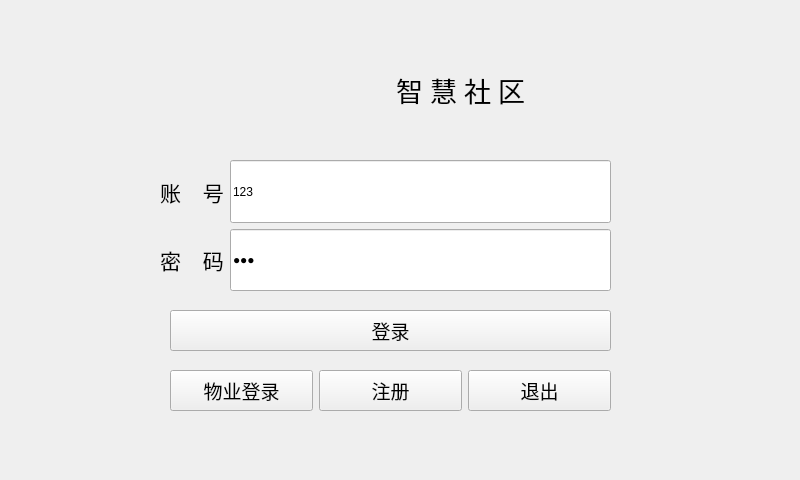
<?xml version="1.0" encoding="UTF-8"?>
<ui version="4.0">
 <class>login</class>
 <widget class="QMainWindow" name="login">
  <property name="geometry">
   <rect>
    <x>0</x>
    <y>0</y>
    <width>800</width>
    <height>480</height>
   </rect>
  </property>
  <property name="windowTitle">
   <string>智慧社区</string>
  </property>
  <widget class="QWidget" name="centralwidget">
   <widget class="QLabel" name="pic_label">
    <property name="geometry">
     <rect>
      <x>180</x>
      <y>40</y>
      <width>119</width>
      <height>99</height>
     </rect>
    </property>
    <property name="text">
     <string/>
    </property>
   </widget>
   <widget class="QWidget" name="widget_2" native="true">
    <property name="geometry">
     <rect>
      <x>160</x>
      <y>160</y>
      <width>451</width>
      <height>131</height>
     </rect>
    </property>
    <layout class="QGridLayout" name="gridLayout">
     <item row="1" column="1">
      <widget class="QLineEdit" name="password_lineEdit">
       <property name="sizePolicy">
        <sizepolicy hsizetype="Expanding" vsizetype="Expanding">
         <horstretch>0</horstretch>
         <verstretch>0</verstretch>
        </sizepolicy>
       </property>
       <property name="text">
        <string>123</string>
       </property>
       <property name="echoMode">
        <enum>QLineEdit::Password</enum>
       </property>
      </widget>
     </item>
     <item row="0" column="1">
      <widget class="QLineEdit" name="account_lineEdit">
       <property name="sizePolicy">
        <sizepolicy hsizetype="Expanding" vsizetype="Expanding">
         <horstretch>0</horstretch>
         <verstretch>0</verstretch>
        </sizepolicy>
       </property>
       <property name="text">
        <string>123</string>
       </property>
      </widget>
     </item>
     <item row="0" column="0">
      <widget class="QLabel" name="label">
       <property name="font">
        <font>
         <family>AcadEref</family>
         <pointsize>16</pointsize>
        </font>
       </property>
       <property name="text">
        <string>账    号</string>
       </property>
      </widget>
     </item>
     <item row="1" column="0">
      <widget class="QLabel" name="label_2">
       <property name="font">
        <font>
         <family>AcadEref</family>
         <pointsize>16</pointsize>
        </font>
       </property>
       <property name="text">
        <string>密    码</string>
       </property>
      </widget>
     </item>
    </layout>
   </widget>
   <widget class="SoftKey" name="widget_4" native="true">
    <property name="geometry">
     <rect>
      <x>10</x>
      <y>280</y>
      <width>781</width>
      <height>201</height>
     </rect>
    </property>
   </widget>
   <widget class="QLabel" name="title_label">
    <property name="geometry">
     <rect>
      <x>340</x>
      <y>40</y>
      <width>241</width>
      <height>99</height>
     </rect>
    </property>
    <property name="font">
     <font>
      <family>AcadEref</family>
      <pointsize>20</pointsize>
     </font>
    </property>
    <property name="text">
     <string>智 慧 社 区</string>
    </property>
    <property name="alignment">
     <set>Qt::AlignCenter</set>
    </property>
   </widget>
   <widget class="QPushButton" name="owner_Btn">
    <property name="geometry">
     <rect>
      <x>170</x>
      <y>310</y>
      <width>441</width>
      <height>41</height>
     </rect>
    </property>
    <property name="sizePolicy">
     <sizepolicy hsizetype="Expanding" vsizetype="Expanding">
      <horstretch>0</horstretch>
      <verstretch>0</verstretch>
     </sizepolicy>
    </property>
    <property name="font">
     <font>
      <pointsize>14</pointsize>
     </font>
    </property>
    <property name="text">
     <string>登录</string>
    </property>
   </widget>
   <widget class="QWidget" name="layoutWidget">
    <property name="geometry">
     <rect>
      <x>170</x>
      <y>370</y>
      <width>441</width>
      <height>41</height>
     </rect>
    </property>
    <layout class="QHBoxLayout" name="horizontalLayout">
     <item>
      <widget class="QPushButton" name="property_Btn">
       <property name="sizePolicy">
        <sizepolicy hsizetype="Expanding" vsizetype="Expanding">
         <horstretch>0</horstretch>
         <verstretch>0</verstretch>
        </sizepolicy>
       </property>
       <property name="font">
        <font>
         <pointsize>14</pointsize>
        </font>
       </property>
       <property name="text">
        <string>物业登录</string>
       </property>
      </widget>
     </item>
     <item>
      <widget class="QPushButton" name="register_Btn">
       <property name="sizePolicy">
        <sizepolicy hsizetype="Expanding" vsizetype="Expanding">
         <horstretch>0</horstretch>
         <verstretch>0</verstretch>
        </sizepolicy>
       </property>
       <property name="font">
        <font>
         <pointsize>14</pointsize>
        </font>
       </property>
       <property name="text">
        <string>注册</string>
       </property>
      </widget>
     </item>
     <item>
      <widget class="QPushButton" name="out_btn">
       <property name="sizePolicy">
        <sizepolicy hsizetype="Expanding" vsizetype="Expanding">
         <horstretch>0</horstretch>
         <verstretch>0</verstretch>
        </sizepolicy>
       </property>
       <property name="font">
        <font>
         <family>AcadEref</family>
         <pointsize>14</pointsize>
        </font>
       </property>
       <property name="text">
        <string>退出</string>
       </property>
      </widget>
     </item>
    </layout>
   </widget>
   <zorder>layoutWidget</zorder>
   <zorder>pic_label</zorder>
   <zorder>widget_2</zorder>
   <zorder>title_label</zorder>
   <zorder>owner_Btn</zorder>
   <zorder>widget_4</zorder>
  </widget>
 </widget>
 <customwidgets>
  <customwidget>
   <class>SoftKey</class>
   <extends>QWidget</extends>
   <header>softkey.h</header>
   <container>1</container>
  </customwidget>
 </customwidgets>
 <resources/>
 <connections/>
</ui>
